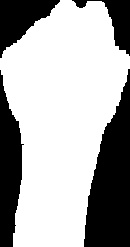
#> input picture gizem_solmaz/tanimlanan/0.jpg, 130 x 247 px
$ python eltanima_copy.py
#> lines starting #> are read from the running program, lines starting #| are printed output that depends on the picture
import cv2 as cv
import numpy as np
import os
import cv2
import random

kamera = cv.VideoCapture(0)
kernel = np.ones((12,12),np.uint0)


def ResimFarkiBul (resim1,resim2):
    resim2 = cv.resize(resim2,(resim1.shape[1],resim1.shape[0]))
    farkResim = cv.absdiff(resim1,resim2)
    farkSayi = cv.countNonZero(farkResim)
    return farkSayi

def veriYukleme():
    veriIsimleri = []
    veriResimler = []

    dosyalar = os.listdir("tanimlanan/")
    for dosya in dosyalar:
        veriIsimleri.append(dosya.replace(".jpg",""))
        veriResimler.append(cv.imread("tanimlanan/"+dosya,0))
    return veriIsimleri, veriResimler

def siniflandir(resim,veriIsimleri,veriResimler):
    minIndex = 0
    minDeger = ResimFarkiBul(resim,veriResimler[0])
    for t in range(len(veriIsimleri)):
        farkDeger = ResimFarkiBul(resim,veriResimler[t])
        if(farkDeger<minDeger):
            minDeger = farkDeger
            minIndex = t
    return veriIsimleri[minIndex]

veriIsimleri, veriResimler = veriYukleme()
print(veriIsimleri)


while True:
    ret, kare = kamera.read()
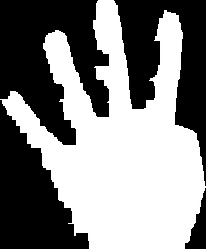
#> input picture gizem_solmaz/tanimlanan/4.jpg, 206 x 249 px, given in place of the camera
#> kare is the input picture: shape (249, 206, 3); min 0, max 255, mean 131.2
    kesilenKare = kare[0:300, 0:300]
    kesilenKare_HSV = cv.cvtColor(kesilenKare, cv.COLOR_BGR2HSV)
#> kesilenKare_HSV: shape (249, 206, 3); mean H, S, V 0, 0, 131.2

    altDeger = np.array([108, 23, 82], dtype = "uint8")
    ustDeger = np.array([179, 255, 255], dtype = "uint8")

    renkFiltresiSonucu = cv.inRange(kesilenKare_HSV,altDeger,ustDeger)
#> renkFiltresiSonucu: shape (249, 206); every value is 0
    renkFiltresiSonucu = cv.morphologyEx(renkFiltresiSonucu, cv.MORPH_CLOSE, kernel)
    ret,renkfiltresi_sonucu_gri = cv.threshold(renkFiltresiSonucu,127,255,cv.THRESH_BINARY_INV)
#> renkfiltresi_sonucu_gri: shape (249, 206); every value is 255


    sonuc = kesilenKare.copy()
    toplam = np.zeros((80,170,3), np.uint8)#100,160

    contours, hierarchy = cv2.findContours(renkfiltresi_sonucu_gri, cv2.RETR_TREE, cv2.CHAIN_APPROX_NONE)

    maxGenislik = 0
    maxUzunluk = 0
    maxIndex = -1

    for t in range(len(contours)):
        cnt = contours[t]
        x,y,w,h = cv.boundingRect(cnt)
        if(w>maxGenislik and h>maxUzunluk):
            maxUzunluk = h
            maxGenislik = w
            MaxIndex = t

    if(len(contours)>0):
        x,y,w,h = cv.boundingRect(contours[maxIndex])
        esit = cv.rectangle(sonuc, (x,y), (x+w, y+h),(0,0,0),3)
        elFiltresi = renkfiltresi_sonucu_gri[y:y+h, x:x+w]
        elFiltresi = cv2.bilateralFilter(elFiltresi, 5, 50, 100)


        sayi1 = siniflandir(elFiltresi,veriIsimleri,veriResimler)
#> in ResimFarkiBul, `resim2 = cv.resize(resim2,(resim1.shape[1],resim1.shape[0]))`:
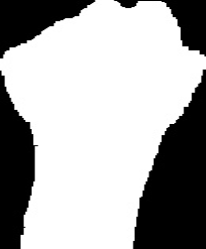
#> resim2: shape (249, 206); min 0, max 255, mean 170.6
#> in ResimFarkiBul, `farkResim = cv.absdiff(resim1,resim2)`:
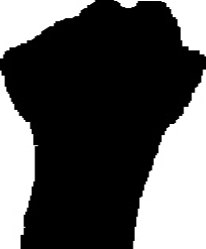
#> farkResim: shape (249, 206); min 0, max 255, mean 84.4
#> the loop in siniflandir, `for t in range(len(veriIsimleri)):` made 4 passes
#> pass 3, in ResimFarkiBul (call 4), `resim2 = cv.resize(resim2,(resim1.shape[1],resim1.shape[0]))`:
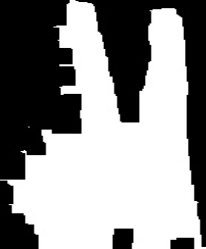
#> resim2: shape (249, 206); min 0, max 255, mean 142.9
#> pass 3, in ResimFarkiBul (call 4), `farkResim = cv.absdiff(resim1,resim2)`:
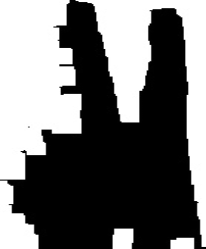
#> farkResim: shape (249, 206); min 0, max 255, mean 112.1
        cv2.putText(toplam, str(sayi1)+"+", (30, 50), cv2.FONT_HERSHEY_SIMPLEX, 0.9, (0,0,255), 2)
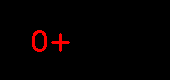
#> toplam: shape (80, 170, 3); mean of channels 0, 1, 2 0, 0, 4.7; drawn as B, G, R
        sayi2="5"
        #sayi2 = siniflandir(elFiltresi,veriIsimleri,veriResimler)
        cv2.putText(toplam, str(sayi2)+"=", (70, 50), cv2.FONT_HERSHEY_SIMPLEX, 0.9, (0,0,255), 2)
        sayi3 = int(sayi1)+int(sayi2)
        sayi3=str(sayi3)
        cv2.putText(toplam, sayi3, (110, 50), cv2.FONT_HERSHEY_SIMPLEX, 0.9, (0,0,255), 2)
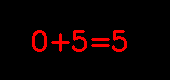
#> toplam: shape (80, 170, 3); mean of channels 0, 1, 2 0, 0, 12.4; drawn as B, G, R


        sayi1 = siniflandir(elFiltresi,veriIsimleri,veriResimler)
        cv2.putText(sonuc, sayi1, (x,y-10), cv2.FONT_HERSHEY_SIMPLEX, 0.9, (0,0,255), 2)
        cv.imshow("EL RESMI",elFiltresi)
        #print(siniflandir(elFiltresi,veriIsimleri,veriResimler))


    cv.imshow("KARE",kare)
    cv.imshow("SONUC",sonuc)
    cv.imshow("TOPLAMA ISLEMLERI",toplam)

    if cv.waitKey(37) == ord('q'):
#> (key q is pressed here)
            break

kamera.release()
cv.destroyAllWindows()
